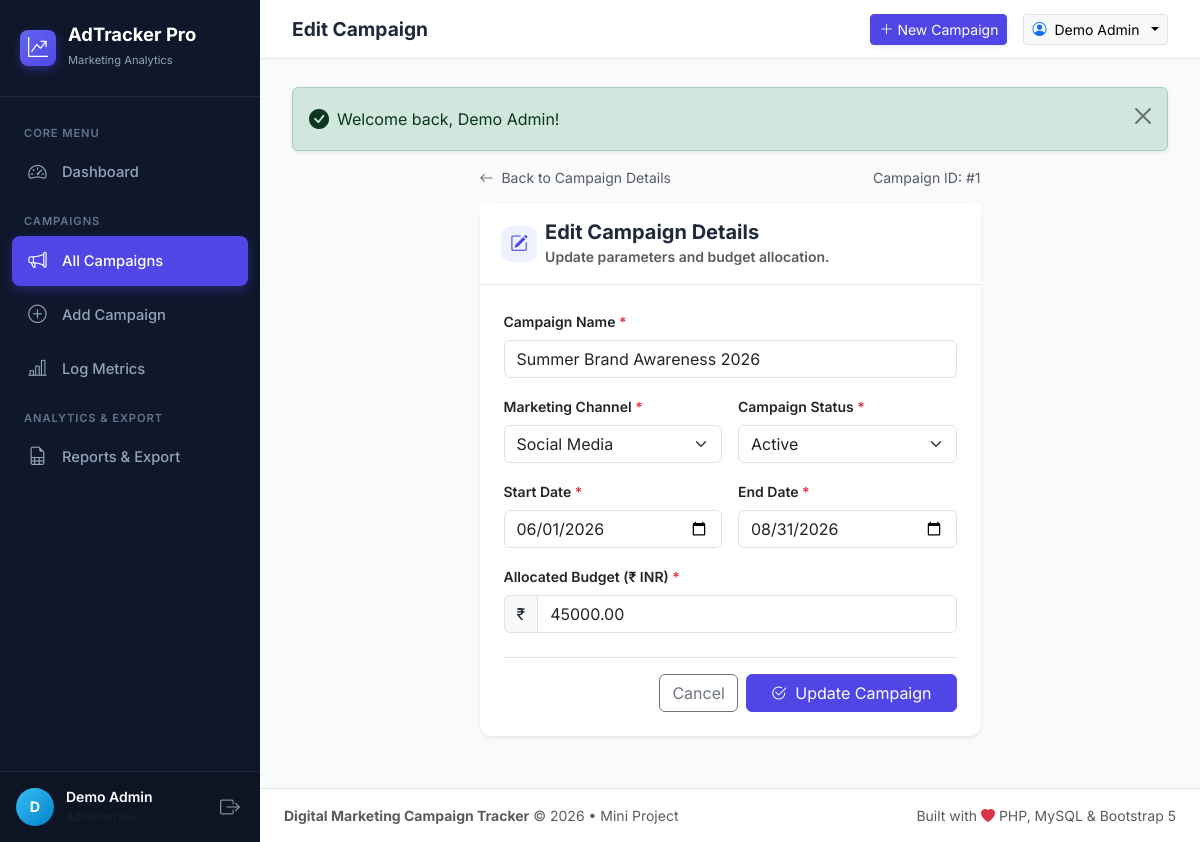
/edit_campaign.php?id=1 (signed in), run on the app's committed database.
### tables this page shows
CREATE TABLE `campaigns` (
  `id` INT AUTO_INCREMENT PRIMARY KEY,
  `user_id` INT NOT NULL,
  `campaign_name` VARCHAR(200) NOT NULL,
  `channel` ENUM('Social Media', 'Email', 'PPC', 'SEO', 'Display') NOT NULL,
  `start_date` DATE NOT NULL,
  `end_date` DATE NOT NULL,
  `budget` DECIMAL(12, 2) NOT NULL DEFAULT 0.00,
  `status` ENUM('Active', 'Paused', 'Completed') NOT NULL DEFAULT 'Active',
  `created_at` TIMESTAMP DEFAULT CURRENT_TIMESTAMP,
  CONSTRAINT `fk_campaigns_user` 
    FOREIGN KEY (`user_id`) REFERENCES `users` (`id`) 
    ON DELETE CASCADE 
    ON UPDATE CASCADE
);

### edit_campaign.php (the view, shortened to what this page needs)
<?php
require_once __DIR__ . '/includes/header.php';
$campaign_id = filter_input(INPUT_GET, 'id', FILTER_VALIDATE_INT);
$stmt = $pdo->prepare("SELECT * FROM campaigns WHERE id = :id LIMIT 1");
$stmt->execute([':id' => $campaign_id]);
$campaign = $stmt->fetch();
$allowed_channels = ['Social Media', 'Email', 'PPC', 'SEO', 'Display'];
$allowed_statuses = ['Active', 'Paused', 'Completed'];
$campaign_name = $campaign['campaign_name'];
$channel       = $campaign['channel'];
$start_date    = $campaign['start_date'];
$end_date      = $campaign['end_date'];
$budget        = $campaign['budget'];
$status        = $campaign['status'];
?>
<div class="row justify-content-center">
    <div class="col-lg-8 col-xl-7">
        <div class="mb-3 d-flex justify-content-between align-items-center">
            <a href="campaign_detail.php?id=<?= $campaign_id ?>" class="text-decoration-none text-muted small">
                <i class="bi bi-arrow-left me-1"></i> Back to Campaign Details
            </a>
            <span class="text-muted small">Campaign ID: #<?= $campaign_id ?></span>
        </div>
        <div class="card shadow-sm border-0">
            <div class="card-header bg-white py-3">
                <div class="d-flex align-items-center gap-2">
                    <div class="stat-icon primary p-2" style="width: 36px; height: 36px; font-size: 1.1rem;">
                        <i class="bi bi-pencil-square"></i>
                    </div>
                    <div>
                        <h5 class="fw-bold mb-0">Edit Campaign Details</h5>
                        <small class="text-muted">Update parameters and budget allocation.</small>
                    </div>
                </div>
            </div>
            <div class="card-body p-4">
                <form action="edit_campaign.php?id=<?= $campaign_id ?>" method="POST" id="campaignForm" novalidate>
                    <div class="mb-3">
                        <label for="campaign_name" class="form-label fw-semibold small">
                            Campaign Name <span class="text-danger">*</span>
                        </label>
                        <input type="text"
                               class="form-control"
                               id="campaign_name"
                               name="campaign_name"
                               value="<?= htmlspecialchars($campaign_name) ?>"
                               required>
                    </div>
                    <div class="row g-3 mb-3">
                        <div class="col-sm-6">
                            <label for="channel" class="form-label fw-semibold small">
                                Marketing Channel <span class="text-danger">*</span>
                            </label>
                            <select class="form-select" id="channel" name="channel" required>
                                <?php foreach ($allowed_channels as $ch): ?>
                                    <option value="<?= $ch ?>" <?= ($channel === $ch) ? 'selected' : '' ?>>
                                        <?= $ch ?>
                                    </option>
                                <?php endforeach; ?>
                            </select>
                        </div>
                        <div class="col-sm-6">
                            <label for="status" class="form-label fw-semibold small">
                                Campaign Status <span class="text-danger">*</span>
                            </label>
                            <select class="form-select" id="status" name="status" required>
                                <?php foreach ($allowed_statuses as $st): ?>
                                    <option value="<?= $st ?>" <?= ($status === $st) ? 'selected' : '' ?>>
                                        <?= $st ?>
                                    </option>
                                <?php endforeach; ?>
                            </select>
                        </div>
                    </div>
                    <div class="row g-3 mb-3">
                        <div class="col-sm-6">
                            <label for="start_date" class="form-label fw-semibold small">
                                Start Date <span class="text-danger">*</span>
                            </label>
                            <input type="date"
                                   class="form-control"
                                   id="start_date"
                                   name="start_date"
                                   value="<?= htmlspecialchars($start_date) ?>"
                                   required>
                        </div>
                        <div class="col-sm-6">
                            <label for="end_date" class="form-label fw-semibold small">
                                End Date <span class="text-danger">*</span>
                            </label>
                            <input type="date"
                                   class="form-control"
                                   id="end_date"
                                   name="end_date"
                                   value="<?= htmlspecialchars($end_date) ?>"
                                   required>
                        </div>
                    </div>
                    <div class="mb-4">
                        <label for="budget" class="form-label fw-semibold small">
                            Allocated Budget (₹ INR) <span class="text-danger">*</span>
                        </label>
                        <div class="input-group">
                            <span class="input-group-text bg-light">₹</span>
                            <input type="number"
                                   step="0.01"
                                   min="1"
                                   class="form-control"
                                   id="budget"
                                   name="budget"
                                   value="<?= htmlspecialchars($budget) ?>"
                                   required>
                        </div>
                    </div>
                    <div class="d-flex justify-content-end gap-2 border-top pt-3">
                        <a href="campaign_detail.php?id=<?= $campaign_id ?>" class="btn btn-outline-secondary">Cancel</a>
                        <button type="submit" class="btn btn-primary px-4">
                            <i class="bi bi-check2-circle me-1"></i> Update Campaign
                        </button>
                    </div>
                </form>
            </div>
        </div>
    </div>
</div>
<?php require_once __DIR__ . '/includes/footer.php'; ?>

### assets/css/custom.css (style rules this page uses)
:root { --primary-color: #4f46e5; --primary-hover: #4338ca; --primary-light: #eef2ff; --sidebar-bg: #0f172a; --sidebar-hover: #1e293b; --sidebar-active: #4f46e5; --sidebar-text: #94a3b8; --body-bg: #f8fafc; --card-bg: #ffffff; --border-color: #e2e8f0; --text-main: #1e293b; --text-muted: #64748b; }
body { background-color: var(--body-bg); color: var(--text-main); font-family: 'Inter', -apple-system, BlinkMacSystemFont, "Segoe UI", Roboto, Helvetica, Arial, sans-serif; min-height: 100vh; overflow-x: hidden; }
.card { background-color: var(--card-bg); border: 1px solid var(--border-color); border-radius: 12px; box-shadow: 0 1px 3px rgba(0, 0, 0, 0.04), 0 1px 2px rgba(0, 0, 0, 0.02); margin-bottom: 1.5rem; }
.card-header { background-color: transparent; border-bottom: 1px solid var(--border-color); padding: 1.15rem 1.35rem; font-weight: 600; color: var(--text-main); }
.stat-icon { width: 48px; height: 48px; border-radius: 10px; display: flex; align-items: center; justify-content: center; font-size: 1.4rem; }
.stat-icon.primary { background-color: #eef2ff; color: #4f46e5; }
.btn-primary { background-color: var(--primary-color); border-color: var(--primary-color); }

### data on the page
campaigns: campaign_name "Summer Brand Awareness 2026", channel "Social Media", status "Active", start_date "06/01/2026", end_date "08/31/2026", budget "45000.00"

### other printed values
substr(current_user_name(), 0, 1) "D"
current_user_name() "Demo Admin"
$header_title "Edit Campaign"
$flash['text'] "Welcome back, Demo Admin!"
$campaign_id "1"
